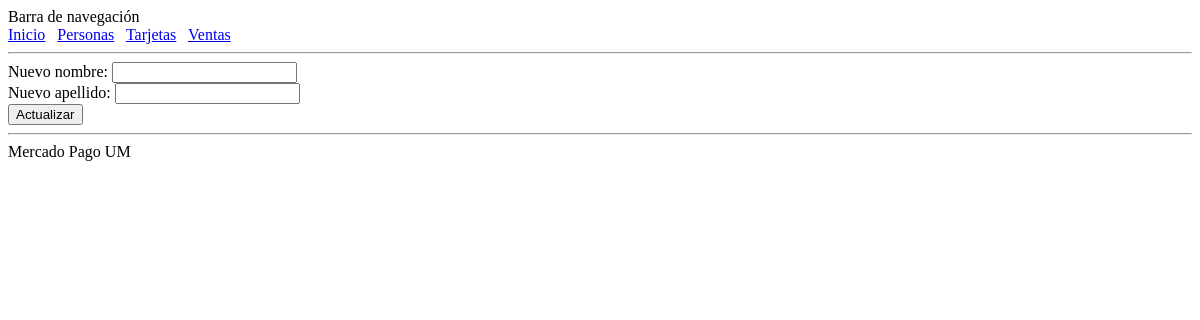
The page /persona/update?id=1 on the database as committed earlier.
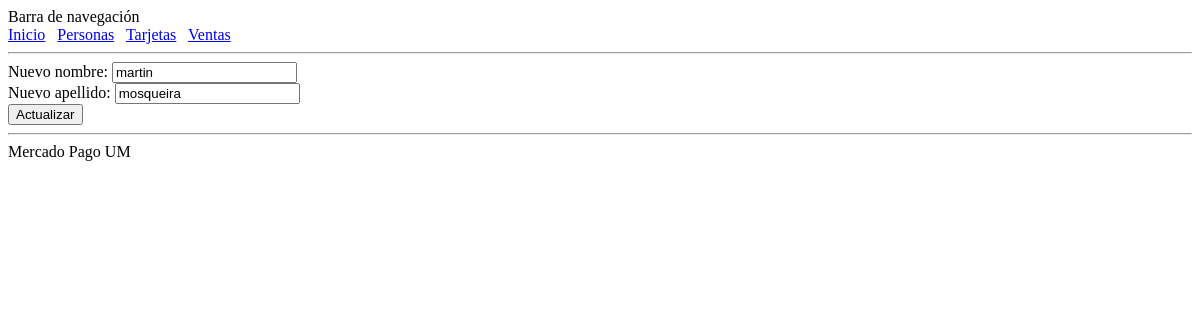
The same page on the database as committed later.
### aplicacion_demo/modelos.py (models this page shows, shortened)
class Persona(db.Model):
    __tablename__ = 'persona'
    id = db.Column(db.Integer,
                   primary_key=True)
    nombre = db.Column(db.String(64),
                       index=False,
                       unique=False,
                       nullable=False)
    apellido = db.Column(db.String(80),
                         index=False,
                         unique=False,
                         nullable=False)
    tarjetas = relationship("Tarjeta", secondary='tarjetapersona')
    ventas = relationship("Venta", secondary='ventaspersona')
    @classmethod
    def find_by_id(cls, id):
        return cls.query.filter_by(id=id).first()

### aplicacion_demo/rutas_persona.py (the view)
@app.route('/persona/update', methods=['GET', 'POST'])
def update():
    persona_id = int(request.args['id'])
    persona = Persona.find_by_id(persona_id)
    if request.method == 'POST':
        persona.nombre = request.form.get('nombre')
        persona.apellido = request.form.get('apellido')
        db.session.commit()
        return redirect('/persona')
    else:
        return render_template('/persona/update.html', persona=persona)

### templates/persona/update.html
{% extends 'estructura.html' %}
{% block contenido %}
    <form method="POST" action="/persona/update?id={{persona.id}}" enctype='multipart/form-data'>
        Nuevo nombre: <input type="text" name="nombre" value="{{persona.nombre}}"><br>
        Nuevo apellido: <input type="text" name="apellido" value="{{persona.apellido}}"><br>
      <input type="submit" value="Actualizar">
    </form>
{% endblock %}

Rows that differ between the two databases and show on the page:
added Persona: nombre "martin", apellido "mosqueira"
